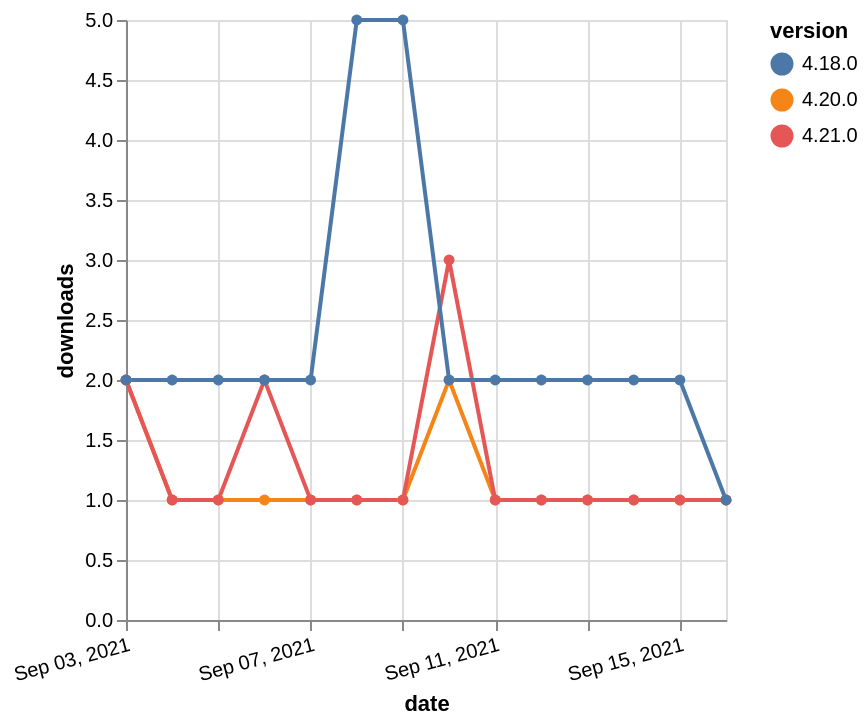

Write a Vega-Lite specification for this figure.
### Vega-Lite specification from a JSON file in a GitHub repository (floating-point values rounded to 4 significant figures)
{"$schema": "https://vega.github.io/schema/vega-lite/v5.json", "description": "A simple bar chart with embedded data.", "data": {"values": [{"date": "2021-09-03", "total": 241, "delta": 2, "version": "4.20.0"}, {"date": "2021-09-04", "total": 242, "delta": 1, "version": "4.20.0"}, {"date": "2021-09-05", "total": 243, "delta": 1, "version": "4.20.0"}, {"date": "2021-09-06", "total": 244, "delta": 1, "version": "4.20.0"}, {"date": "2021-09-07", "total": 245, "delta": 1, "version": "4.20.0"}, {"date": "2021-09-08", "total": 246, "delta": 1, "version": "4.20.0"}, {"date": "2021-09-09", "total": 247, "delta": 1, "version": "4.20.0"}, {"date": "2021-09-10", "total": 249, "delta": 2, "version": "4.20.0"}, {"date": "2021-09-11", "total": 250, "delta": 1, "version": "4.20.0"}, {"date": "2021-09-12", "total": 251, "delta": 1, "version": "4.20.0"}, {"date": "2021-09-13", "total": 252, "delta": 1, "version": "4.20.0"}, {"date": "2021-09-14", "total": 253, "delta": 1, "version": "4.20.0"}, {"date": "2021-09-15", "total": 254, "delta": 1, "version": "4.20.0"}, {"date": "2021-09-16", "total": 255, "delta": 1, "version": "4.20.0"}, {"date": "2021-09-03", "total": 278, "delta": 2, "version": "4.21.0"}, {"date": "2021-09-04", "total": 279, "delta": 1, "version": "4.21.0"}, {"date": "2021-09-05", "total": 280, "delta": 1, "version": "4.21.0"}, {"date": "2021-09-06", "total": 282, "delta": 2, "version": "4.21.0"}, {"date": "2021-09-07", "total": 283, "delta": 1, "version": "4.21.0"}, {"date": "2021-09-08", "total": 284, "delta": 1, "version": "4.21.0"}, {"date": "2021-09-09", "total": 285, "delta": 1, "version": "4.21.0"}, {"date": "2021-09-10", "total": 288, "delta": 3, "version": "4.21.0"}, {"date": "2021-09-11", "total": 289, "delta": 1, "version": "4.21.0"}, {"date": "2021-09-12", "total": 290, "delta": 1, "version": "4.21.0"}, {"date": "2021-09-13", "total": 291, "delta": 1, "version": "4.21.0"}, {"date": "2021-09-14", "total": 292, "delta": 1, "version": "4.21.0"}, {"date": "2021-09-15", "total": 293, "delta": 1, "version": "4.21.0"}, {"date": "2021-09-16", "total": 294, "delta": 1, "version": "4.21.0"}, {"date": "2021-09-03", "total": 2605, "delta": 2, "version": "4.18.0"}, {"date": "2021-09-04", "total": 2607, "delta": 2, "version": "4.18.0"}, {"date": "2021-09-05", "total": 2609, "delta": 2, "version": "4.18.0"}, {"date": "2021-09-06", "total": 2611, "delta": 2, "version": "4.18.0"}, {"date": "2021-09-07", "total": 2613, "delta": 2, "version": "4.18.0"}, {"date": "2021-09-08", "total": 2618, "delta": 5, "version": "4.18.0"}, {"date": "2021-09-09", "total": 2623, "delta": 5, "version": "4.18.0"}, {"date": "2021-09-10", "total": 2625, "delta": 2, "version": "4.18.0"}, {"date": "2021-09-11", "total": 2627, "delta": 2, "version": "4.18.0"}, {"date": "2021-09-12", "total": 2629, "delta": 2, "version": "4.18.0"}, {"date": "2021-09-13", "total": 2631, "delta": 2, "version": "4.18.0"}, {"date": "2021-09-14", "total": 2633, "delta": 2, "version": "4.18.0"}, {"date": "2021-09-15", "total": 2635, "delta": 2, "version": "4.18.0"}, {"date": "2021-09-16", "total": 2636, "delta": 1, "version": "4.18.0"}]}, "width": "container", "mark": {"type": "line", "point": {"filled": true}}, "encoding": {"x": {"field": "date", "type": "temporal", "timeUnit": "yearmonthdate", "title": "date", "axis": {"labelAngle": -15}}, "y": {"field": "delta", "type": "quantitative", "title": "downloads"}, "color": {"field": "version", "type": "nominal"}, "tooltip": {"field": "delta"}}}
